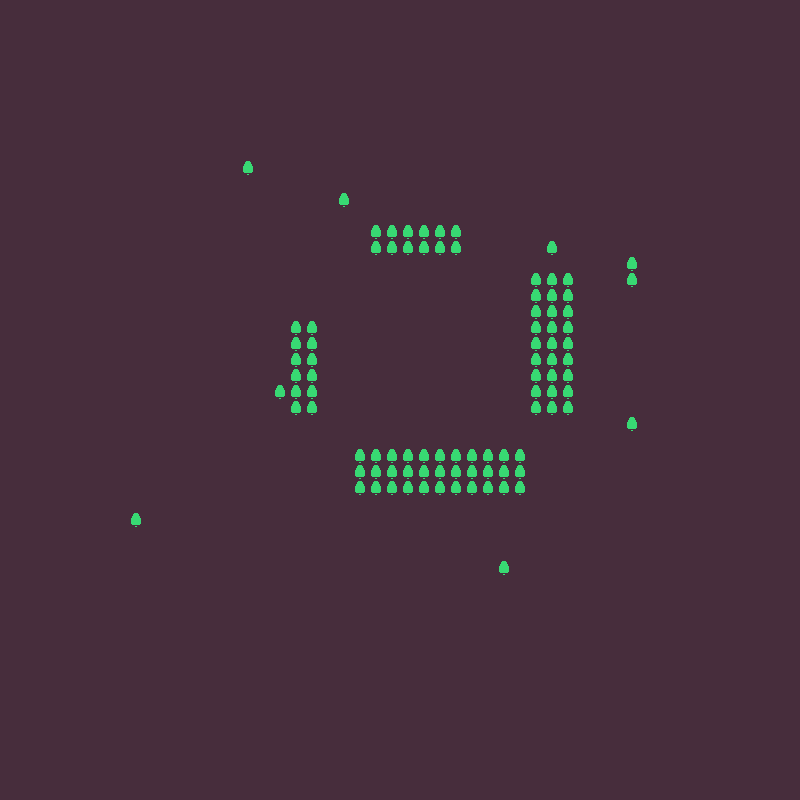

A 2D game scene composited from a Tiled map and its tileset images. What follows is a short description and the map's XML, with every tile layer's data as written:
An orthogonal 50x50 tile map with 16x16 px tiles, 1 tile layer (Tile Layer 1).

<map version="1.10" tiledversion="1.11.2" orientation="orthogonal" renderorder="right-down" width="50" height="50" tilewidth="16" tileheight="16" infinite="0" nextlayerid="2" nextobjectid="1">
 <tileset firstgid="1" source="colored_packed.tsx" />
 <layer id="1" name="Tile Layer 1" width="50" height="50">
  <data encoding="csv">
1,1,1,1,1,1,1,1,1,1,1,1,1,1,1,1,1,1,1,1,1,1,1,1,1,1,1,1,1,1,1,1,1,1,1,1,1,1,1,1,1,1,1,1,1,1,1,1,1,1,
1,1,1,1,1,1,1,1,1,1,1,1,1,1,1,1,1,1,1,1,1,1,1,1,1,1,1,1,1,1,1,1,1,1,1,1,1,1,1,1,1,1,1,1,1,1,1,1,1,1,
1,1,1,1,1,1,1,1,1,1,1,1,1,1,1,1,1,1,1,1,1,1,1,1,1,1,1,1,1,1,1,1,1,1,1,1,1,1,1,1,1,1,1,1,1,1,1,1,1,1,
1,1,1,1,1,1,1,1,1,1,1,1,1,1,1,1,1,1,1,1,1,1,1,1,1,1,1,1,1,1,1,1,1,1,1,1,1,1,1,1,1,1,1,1,1,1,1,1,1,1,
1,1,1,1,1,1,1,1,1,1,1,1,1,1,1,1,1,1,1,1,1,1,1,1,1,1,1,1,1,1,1,1,1,1,1,1,1,1,1,1,1,1,1,1,1,1,1,1,1,1,
1,1,1,1,1,1,1,1,1,1,1,1,1,1,1,1,1,1,1,1,1,1,1,1,1,1,1,1,1,1,1,1,1,1,1,1,1,1,1,1,1,1,1,1,1,1,1,1,1,1,
1,1,1,1,1,1,1,1,1,1,1,1,1,1,1,1,1,1,1,1,1,1,1,1,1,1,1,1,1,1,1,1,1,1,1,1,1,1,1,1,1,1,1,1,1,1,1,1,1,1,
1,1,1,1,1,1,1,1,1,1,1,1,1,1,1,1,1,1,1,1,1,1,1,1,1,1,1,1,1,1,1,1,1,1,1,1,1,1,1,1,1,1,1,1,1,1,1,1,1,1,
1,1,1,1,1,1,1,1,1,1,1,1,1,1,1,1,1,1,1,1,1,1,1,1,1,1,1,1,1,1,1,1,1,1,1,1,1,1,1,1,1,1,1,1,1,1,1,1,1,1,
1,1,1,1,1,1,1,1,1,1,1,1,1,1,1,1,1,1,1,1,1,1,1,1,1,1,1,1,1,1,1,1,1,1,1,1,1,1,1,1,1,1,1,1,1,1,1,1,1,1,
1,1,1,1,1,1,1,1,1,1,1,1,1,1,1,54,1,1,1,1,1,1,1,1,1,1,1,1,1,1,1,1,1,1,1,1,1,1,1,1,1,1,1,1,1,1,1,1,1,1,
1,1,1,1,1,1,1,1,1,1,1,1,1,1,1,1,1,1,1,1,1,1,1,1,1,1,1,1,1,1,1,1,1,1,1,1,1,1,1,1,1,1,1,1,1,1,1,1,1,1,
1,1,1,1,1,1,1,1,1,1,1,1,1,1,1,1,1,1,1,1,1,54,1,1,1,1,1,1,1,1,1,1,1,1,1,1,1,1,1,1,1,1,1,1,1,1,1,1,1,1,
1,1,1,1,1,1,1,1,1,1,1,1,1,1,1,1,1,1,1,1,1,1,1,1,1,1,1,1,1,1,1,1,1,1,1,1,1,1,1,1,1,1,1,1,1,1,1,1,1,1,
1,1,1,1,1,1,1,1,1,1,1,1,1,1,1,1,1,1,1,1,1,1,1,54,54,54,54,54,54,1,1,1,1,1,1,1,1,1,1,1,1,1,1,1,1,1,1,1,1,1,
1,1,1,1,1,1,1,1,1,1,1,1,1,1,1,1,1,1,1,1,1,1,1,54,54,54,54,54,54,1,1,1,1,1,54,1,1,1,1,1,1,1,1,1,1,1,1,1,1,1,
1,1,1,1,1,1,1,1,1,1,1,1,1,1,1,1,1,1,1,1,1,1,1,1,1,1,1,1,1,1,1,1,1,1,1,1,1,1,1,54,1,1,1,1,1,1,1,1,1,1,
1,1,1,1,1,1,1,1,1,1,1,1,1,1,1,1,1,1,1,1,1,1,1,1,1,1,1,1,1,1,1,1,1,54,54,54,1,1,1,54,1,1,1,1,1,1,1,1,1,1,
1,1,1,1,1,1,1,1,1,1,1,1,1,1,1,1,1,1,1,1,1,1,1,1,1,1,1,1,1,1,1,1,1,54,54,54,1,1,1,1,1,1,1,1,1,1,1,1,1,1,
1,1,1,1,1,1,1,1,1,1,1,1,1,1,1,1,1,1,1,1,1,1,1,1,1,1,1,1,1,1,1,1,1,54,54,54,1,1,1,1,1,1,1,1,1,1,1,1,1,1,
1,1,1,1,1,1,1,1,1,1,1,1,1,1,1,1,1,1,54,54,1,1,1,1,1,1,1,1,1,1,1,1,1,54,54,54,1,1,1,1,1,1,1,1,1,1,1,1,1,1,
1,1,1,1,1,1,1,1,1,1,1,1,1,1,1,1,1,1,54,54,1,1,1,1,1,1,1,1,1,1,1,1,1,54,54,54,1,1,1,1,1,1,1,1,1,1,1,1,1,1,
1,1,1,1,1,1,1,1,1,1,1,1,1,1,1,1,1,1,54,54,1,1,1,1,1,1,1,1,1,1,1,1,1,54,54,54,1,1,1,1,1,1,1,1,1,1,1,1,1,1,
1,1,1,1,1,1,1,1,1,1,1,1,1,1,1,1,1,1,54,54,1,1,1,1,1,1,1,1,1,1,1,1,1,54,54,54,1,1,1,1,1,1,1,1,1,1,1,1,1,1,
1,1,1,1,1,1,1,1,1,1,1,1,1,1,1,1,1,54,54,54,1,1,1,1,1,1,1,1,1,1,1,1,1,54,54,54,1,1,1,1,1,1,1,1,1,1,1,1,1,1,
1,1,1,1,1,1,1,1,1,1,1,1,1,1,1,1,1,1,54,54,1,1,1,1,1,1,1,1,1,1,1,1,1,54,54,54,1,1,1,1,1,1,1,1,1,1,1,1,1,1,
1,1,1,1,1,1,1,1,1,1,1,1,1,1,1,1,1,1,1,1,1,1,1,1,1,1,1,1,1,1,1,1,1,1,1,1,1,1,1,54,1,1,1,1,1,1,1,1,1,1,
1,1,1,1,1,1,1,1,1,1,1,1,1,1,1,1,1,1,1,1,1,1,1,1,1,1,1,1,1,1,1,1,1,1,1,1,1,1,1,1,1,1,1,1,1,1,1,1,1,1,
1,1,1,1,1,1,1,1,1,1,1,1,1,1,1,1,1,1,1,1,1,1,54,54,54,54,54,54,54,54,54,54,54,1,1,1,1,1,1,1,1,1,1,1,1,1,1,1,1,1,
1,1,1,1,1,1,1,1,1,1,1,1,1,1,1,1,1,1,1,1,1,1,54,54,54,54,54,54,54,54,54,54,54,1,1,1,1,1,1,1,1,1,1,1,1,1,1,1,1,1,
1,1,1,1,1,1,1,1,1,1,1,1,1,1,1,1,1,1,1,1,1,1,54,54,54,54,54,54,54,54,54,54,54,1,1,1,1,1,1,1,1,1,1,1,1,1,1,1,1,1,
1,1,1,1,1,1,1,1,1,1,1,1,1,1,1,1,1,1,1,1,1,1,1,1,1,1,1,1,1,1,1,1,1,1,1,1,1,1,1,1,1,1,1,1,1,1,1,1,1,1,
1,1,1,1,1,1,1,1,54,1,1,1,1,1,1,1,1,1,1,1,1,1,1,1,1,1,1,1,1,1,1,1,1,1,1,1,1,1,1,1,1,1,1,1,1,1,1,1,1,1,
1,1,1,1,1,1,1,1,1,1,1,1,1,1,1,1,1,1,1,1,1,1,1,1,1,1,1,1,1,1,1,1,1,1,1,1,1,1,1,1,1,1,1,1,1,1,1,1,1,1,
1,1,1,1,1,1,1,1,1,1,1,1,1,1,1,1,1,1,1,1,1,1,1,1,1,1,1,1,1,1,1,1,1,1,1,1,1,1,1,1,1,1,1,1,1,1,1,1,1,1,
1,1,1,1,1,1,1,1,1,1,1,1,1,1,1,1,1,1,1,1,1,1,1,1,1,1,1,1,1,1,1,54,1,1,1,1,1,1,1,1,1,1,1,1,1,1,1,1,1,1,
1,1,1,1,1,1,1,1,1,1,1,1,1,1,1,1,1,1,1,1,1,1,1,1,1,1,1,1,1,1,1,1,1,1,1,1,1,1,1,1,1,1,1,1,1,1,1,1,1,1,
1,1,1,1,1,1,1,1,1,1,1,1,1,1,1,1,1,1,1,1,1,1,1,1,1,1,1,1,1,1,1,1,1,1,1,1,1,1,1,1,1,1,1,1,1,1,1,1,1,1,
1,1,1,1,1,1,1,1,1,1,1,1,1,1,1,1,1,1,1,1,1,1,1,1,1,1,1,1,1,1,1,1,1,1,1,1,1,1,1,1,1,1,1,1,1,1,1,1,1,1,
1,1,1,1,1,1,1,1,1,1,1,1,1,1,1,1,1,1,1,1,1,1,1,1,1,1,1,1,1,1,1,1,1,1,1,1,1,1,1,1,1,1,1,1,1,1,1,1,1,1,
1,1,1,1,1,1,1,1,1,1,1,1,1,1,1,1,1,1,1,1,1,1,1,1,1,1,1,1,1,1,1,1,1,1,1,1,1,1,1,1,1,1,1,1,1,1,1,1,1,1,
1,1,1,1,1,1,1,1,1,1,1,1,1,1,1,1,1,1,1,1,1,1,1,1,1,1,1,1,1,1,1,1,1,1,1,1,1,1,1,1,1,1,1,1,1,1,1,1,1,1,
1,1,1,1,1,1,1,1,1,1,1,1,1,1,1,1,1,1,1,1,1,1,1,1,1,1,1,1,1,1,1,1,1,1,1,1,1,1,1,1,1,1,1,1,1,1,1,1,1,1,
1,1,1,1,1,1,1,1,1,1,1,1,1,1,1,1,1,1,1,1,1,1,1,1,1,1,1,1,1,1,1,1,1,1,1,1,1,1,1,1,1,1,1,1,1,1,1,1,1,1,
1,1,1,1,1,1,1,1,1,1,1,1,1,1,1,1,1,1,1,1,1,1,1,1,1,1,1,1,1,1,1,1,1,1,1,1,1,1,1,1,1,1,1,1,1,1,1,1,1,1,
1,1,1,1,1,1,1,1,1,1,1,1,1,1,1,1,1,1,1,1,1,1,1,1,1,1,1,1,1,1,1,1,1,1,1,1,1,1,1,1,1,1,1,1,1,1,1,1,1,1,
1,1,1,1,1,1,1,1,1,1,1,1,1,1,1,1,1,1,1,1,1,1,1,1,1,1,1,1,1,1,1,1,1,1,1,1,1,1,1,1,1,1,1,1,1,1,1,1,1,1,
1,1,1,1,1,1,1,1,1,1,1,1,1,1,1,1,1,1,1,1,1,1,1,1,1,1,1,1,1,1,1,1,1,1,1,1,1,1,1,1,1,1,1,1,1,1,1,1,1,1,
1,1,1,1,1,1,1,1,1,1,1,1,1,1,1,1,1,1,1,1,1,1,1,1,1,1,1,1,1,1,1,1,1,1,1,1,1,1,1,1,1,1,1,1,1,1,1,1,1,1,
1,1,1,1,1,1,1,1,1,1,1,1,1,1,1,1,1,1,1,1,1,1,1,1,1,1,1,1,1,1,1,1,1,1,1,1,1,1,1,1,1,1,1,1,1,1,1,1,1,1
</data>
 </layer>
</map>
